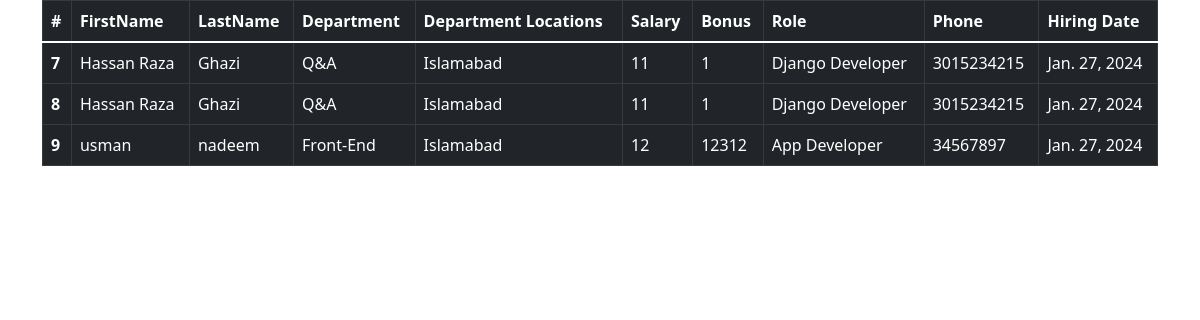
The app's page /all_emp with its own data.
### emp_app/models.py (models this page shows, shortened)
class Employee(models.Model):
    First_Name = models.CharField(max_length=100, null = False)
    Last_Name = models.CharField(max_length= 100)
    dept = models.ForeignKey(Department,on_delete=models.CASCADE)
    salary = models.IntegerField(default = 0)
    bonus = models.IntegerField(default = 0)
    role = models.ForeignKey(Role, on_delete=models.CASCADE)
    phone = models.IntegerField(default=0)
    hire_date = models.DateField()

class Department(models.Model):
    name =  models.CharField(max_length=100,null=False)
    location = models.CharField(max_length=100)
    def __str__(self):
        return self.name

class Role(models.Model):
    name = models.CharField(max_length=100, null = False)
    def __str__(self):
        return self.name

### emp_app/views.py (the view)
# urls.py: path("all_emp",views.all_emp, name="all_emp"),
def all_emp(request):
    emps = Employee.objects.all()
    context={
        "emps":emps,
    }
    template = loader.get_template("all_emp.html")
    return HttpResponse(template.render(context,request))

### emp_app/templates/all_emp.html (shortened to what this page needs)
{% extends "base.html" %}
{% block body %}
<div class="container">
  <table class="table table-dark table-stripped table-bordered border-outline table-hover">
    <thead>
      <tr>
        <th scope="col">#</th>
        <th scope="col">FirstName</th>
        <th scope="col">LastName</th>
        <th scope="col">Department</th>
        <th scope="col">Department Locations</th>
        <th scope="col">Salary</th>
        <th scope="col">Bonus</th>
        <th scope="col">Role</th>
        <th scope="col">Phone</th>
        <th scope="col">Hiring Date</th>
      </tr>
    </thead>
    <tbody>
        {%for x in emps%}
      <tr>
        <th scope="row">{{x.id}}</th>
        <td>{{x.First_Name}}</td>
        <td>{{x.Last_Name}}</td>
        <td>{{x.dept}}</td>
        <td>{{x.dept.location}}</td>
        <td>{{x.salary}}</td>
        <td>{{x.bonus}}</td>
        <td>{{x.role}}</td>
        <td>{{x.phone}}</td>
        <td>{{x.hire_date}}</td>
      </tr>
      {%endfor%}
    </tbody>
  </table>
</div>
{% endblock body %}

### emp_app/templates/base.html (shortened to what this page needs)
<!doctype html>
<html lang="en">
  <head>
    <link href="https://cdn.jsdelivr.net/npm/bootstrap@5.1.3/dist/css/bootstrap.min.css" rel="stylesheet">
  </head>
  <body>
    {% block body %}{% endblock body %}
  </body>
</html>

### records on screen
Employee: id "7", First_Name "Hassan Raza", Last_Name "Ghazi", dept "Q&A", dept.location "Islamabad", salary "11", bonus "1", role "Django Developer", phone "3015234215", hire_date "Jan. 27, 2024"
Employee: id "8", First_Name "Hassan Raza", Last_Name "Ghazi", dept "Q&A", dept.location "Islamabad", salary "11", bonus "1", role "Django Developer", phone "3015234215", hire_date "Jan. 27, 2024"
Employee: id "9", First_Name "usman", Last_Name "nadeem", dept "Front-End", dept.location "Islamabad", salary "12", bonus "12312", role "App Developer", phone "34567897", hire_date "Jan. 27, 2024"
